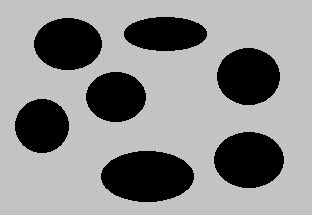
#> input picture PycharmProjects/SubtracaoImagem/Aula 3 - Ex4.1.jpg, 312 x 215 px
$ python main.py
#> lines starting #> are read from the running program, lines starting #| are printed output that depends on the picture
import cv2

img_1 = cv2.imread('Aula 3 - Ex4.1.jpg', 0)
#> img_1 is the input picture: shape (215, 312); min 0, max 207, mean 139.2
img_2 = cv2.imread('Aula 3 - Ex4.2.jpg', 0)
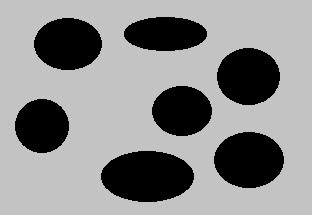
#> input picture PycharmProjects/SubtracaoImagem/Aula 3 - Ex4.2.jpg, 312 x 215 px
#> img_2 is the input picture: shape (215, 312); min 0, max 206, mean 139.3

img_3 = img_1 - img_2
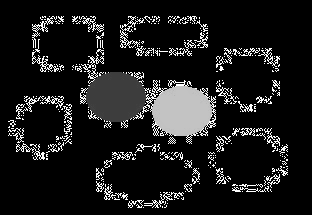
#> img_3: shape (215, 312); min 0, max 255, mean 27.7

cv2.imshow("Imagem 1", img_1)
cv2.imshow("Imagem 2", img_2)
cv2.imshow("Subtração de img1 - img2", img_3)

cv2.waitKey(0)
cv2.destroyAllWindows()
